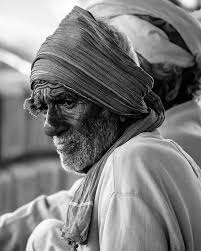
#> input picture assignments/Image_Compression_Using_Singular_Value_Decomposition - Copy/image_compresionjpg.jpg, 201 x 251 px, found by its file name
$ python main.py
#> lines starting #> are read from the running program, lines starting #| are printed output that depends on the picture
import numpy as np
import matplotlib.pyplot as plt
from matplotlib.image import imread

def perform_svd_compression(image, k_values):

    # Perform SVD on the image matrix
    U, S, VT = np.linalg.svd(image, full_matrices=False)
    compressed_images = {}

    for k in k_values:
        # Truncate U, S, and VT for rank k
        U_k = U[:, :k]
        S_k = np.diag(S[:k])
        VT_k = VT[:k, :]

        # Reconstruct the image with reduced rank
        compressed_image = U_k @ S_k @ VT_k
        compressed_images[k] = compressed_image

    return compressed_images

def plot_images(original_image, compressed_images):

    num_images = len(compressed_images) + 1
    plt.figure(figsize=(15, 5))

    # Plot the original image
    plt.subplot(1, num_images, 1)
    plt.imshow(original_image, cmap='gray')
    plt.title("Original Image")
    plt.axis('off')

    # Plot compressed images
    for i, (k, img) in enumerate(compressed_images.items(), start=2):
        plt.subplot(1, num_images, i)
        plt.imshow(img, cmap='gray')
        plt.title(f"Compressed (k={k})")
        plt.axis('off')

    plt.tight_layout()
    plt.show()

# Main Functionality
if __name__ == "__main__":
    # Load the image as a grayscale matrix
    image = imread('image_compresionjpg.jpg')
#> image is the input picture: shape (251, 201, 3); min 0, max 255, mean 124.8
    if len(image.shape) == 3:  # Convert to grayscale if not already
        image = image.mean(axis=-1)
#> image: shape (251, 201) float64

    # Define k values for testing
    k_values = [5, 20, 50]

    # Perform SVD compression
    compressed_images = perform_svd_compression(image, k_values)
#> in perform_svd_compression, `U, S, VT = np.linalg.svd(image, full_matrices=False)`:
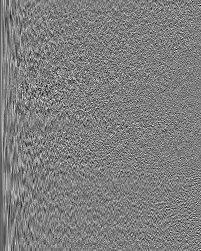
#> U: shape (251, 201) float64; min -0.29, max 0.292, mean -0.000149; drawn with min black and max white
#> in perform_svd_compression, `U, S, VT = np.linalg.svd(image, full_matrices=False)`:
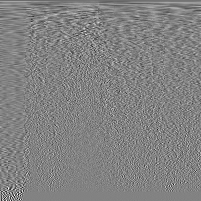
#> VT: shape (201, 201) float64; min -0.487, max 0.465, mean -0.000271; drawn with min black and max white
#> in perform_svd_compression, `U, S, VT = np.linalg.svd(image, full_matrices=False)`: S = 201 values, max 29646.6 at index 0, min 1.44 at index 200, mean 510.2
#> the loop in perform_svd_compression, `for k in k_values:` made 3 passes
#> pass 1, in perform_svd_compression, `compressed_image = U_k @ S_k @ VT_k`:
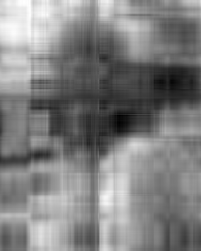
#> compressed_image: shape (251, 201) float64; min -21.39, max 269.5, mean 124.8; drawn with min black and max white
#> pass 2, in perform_svd_compression, `U_k = U[:, :k]`:
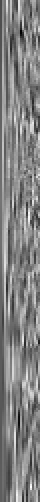
#> U_k: shape (251, 20) float64 (shown 2 times larger); min -0.226, max 0.211, mean -0.00164; drawn with min black and max white
#> pass 2, in perform_svd_compression, `S_k = np.diag(S[:k])`:
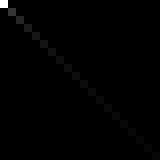
#> S_k: shape (20, 20) float64 (shown 8 times larger); min 0, max 29646.6, mean 165.2; drawn with min black and max white
#> pass 2, in perform_svd_compression, `VT_k = VT[:k, :]`:
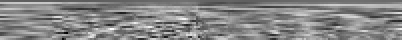
#> VT_k: shape (20, 201) float64 (shown 2 times larger); min -0.28, max 0.246, mean -0.00268; drawn with min black and max white
#> after the loop in perform_svd_compression, `for k in k_values:`: compressed_images = 3 items
#> compressed_images = 3 items

    # Plot the original and compressed images
    plot_images(image, compressed_images)
#> in plot_images, `num_images = len(compressed_images) + 1`: num_images = 4
#> the loop in plot_images, `for i, (k, img) in enumerate(compressed_images.items(), start=2):` made 3 passes
#> k on passes 1 to 3: 5, 20, 50
#> in plot_images, `plt.show()`:
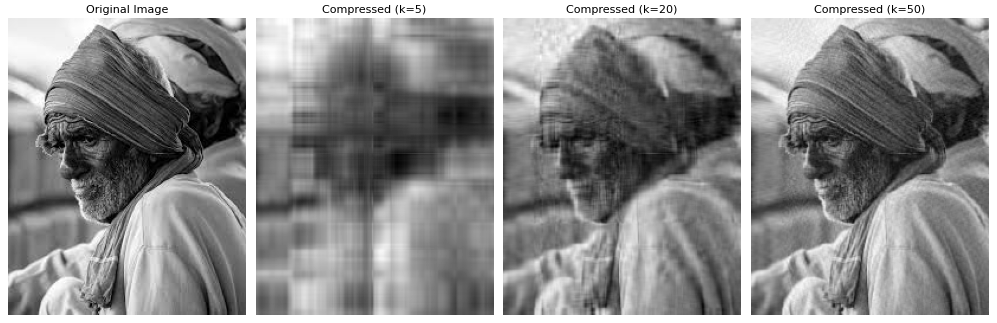
#> figure drawn by matplotlib, 4 panels
